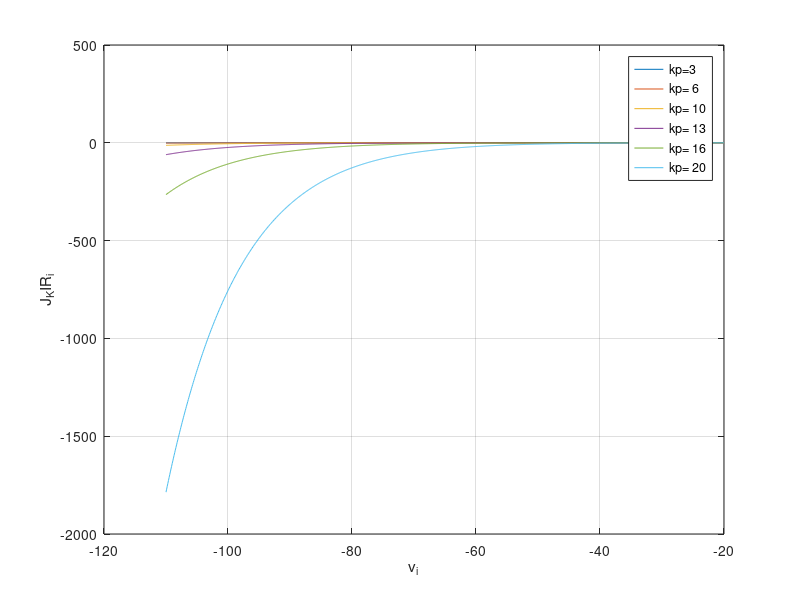

This chart was generated by the following MATLAB code:
% clear all
% close all
%  [x,y]=meshgrid(-100:1:-20, 3000:10:7000);
% z=exp(-7.4e-2 .*x+ 4.2e-3.* y - 12.6); 
% mesh(x,y,z)
%  xlabel('v_i'); ylabel('K_p'); zlabel('gKIR');
 
 clear all
close all
for k_p = [3000 6000 10000 13000 16000 20000];
 [v_i]=-110:0.1:-20;


 
  v_KIR_i = 4.5e-3 * k_p - 112;
  g_KIR_i = exp(-7.4e-2 .*v_i+ (4.2e-4).* k_p - 12.6);
  J_KIR_i =  7.5e2 * g_KIR_i / 1900 .* (v_i - v_KIR_i);
  plot(v_i,J_KIR_i)
 xlabel('v_i'); ylabel('J_KIR_i'); 
 legend('kp=3','kp= 6','kp= 10','kp= 13','kp= 16','kp= 20')
 grid on
 hold all
end